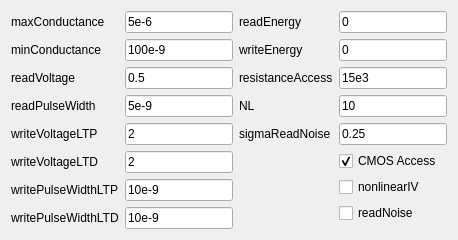
            <widget class="QWidget" name="tab_4">
             <attribute name="title">
              <string>Public</string>
             </attribute>
             <layout class="QHBoxLayout" name="horizontalLayout_8">
              <item>
               <layout class="QFormLayout" name="formLayout_18">
                <item row="0" column="0">
                 <widget class="QLabel" name="label_76">
                  <property name="text">
                   <string>maxConductance</string>
                  </property>
                 </widget>
                </item>
                <item row="0" column="1">
                 <widget class="QLineEdit" name="IHDevMaxConductance">
                  <property name="text">
                   <string>5e-6</string>
                  </property>
                 </widget>
                </item>
                <item row="1" column="0">
                 <widget class="QLabel" name="label_78">
                  <property name="text">
                   <string>minConductance</string>
                  </property>
                 </widget>
                </item>
                <item row="1" column="1">
                 <widget class="QLineEdit" name="IHDevMinConductance">
                  <property name="text">
                   <string>100e-9</string>
                  </property>
                 </widget>
                </item>
                <item row="2" column="0">
                 <widget class="QLabel" name="label_79">
                  <property name="text">
                   <string>readVoltage</string>
                  </property>
                 </widget>
                </item>
                <item row="2" column="1">
                 <widget class="QLineEdit" name="IHDevReadVoltage">
                  <property name="text">
                   <string>0.5</string>
                  </property>
                 </widget>
                </item>
                <item row="3" column="0">
                 <widget class="QLabel" name="label_81">
                  <property name="text">
                   <string>readPulseWidth</string>
                  </property>
                 </widget>
                </item>
                <item row="3" column="1">
                 <widget class="QLineEdit" name="IHDevReadPulseWidth">
                  <property name="text">
                   <string>5e-9</string>
                  </property>
                 </widget>
                </item>
                <item row="4" column="0">
                 <widget class="QLabel" name="label_82">
                  <property name="text">
                   <string>writeVoltageLTP</string>
                  </property>
                 </widget>
                </item>
                <item row="4" column="1">
                 <widget class="QLineEdit" name="IHDevWriteVoltageLTP">
                  <property name="text">
                   <string>2</string>
                  </property>
                 </widget>
                </item>
                <item row="5" column="0">
                 <widget class="QLabel" name="label_83">
                  <property name="text">
                   <string>writeVoltageLTD</string>
                  </property>
                 </widget>
                </item>
                <item row="5" column="1">
                 <widget class="QLineEdit" name="IHDevWriteVoltageLTD">
                  <property name="text">
                   <string>2</string>
                  </property>
                 </widget>
                </item>
                <item row="6" column="0">
                 <widget class="QLabel" name="label_84">
                  <property name="text">
                   <string>writePulseWidthLTP</string>
                  </property>
                 </widget>
                </item>
                <item row="6" column="1">
                 <widget class="QLineEdit" name="IHDevWritePulseWidthLTP">
                  <property name="text">
                   <string>10e-9</string>
                  </property>
                 </widget>
                </item>
                <item row="7" column="0">
                 <widget class="QLabel" name="label_80">
                  <property name="text">
                   <string>writePulseWidthLTD</string>
                  </property>
                 </widget>
                </item>
                <item row="7" column="1">
                 <widget class="QLineEdit" name="IHDevWritePulseWidthLTD">
                  <property name="text">
                   <string>10e-9</string>
                  </property>
                 </widget>
                </item>
               </layout>
              </item>
              <item>
               <layout class="QFormLayout" name="formLayout_19">
                <item row="0" column="0">
                 <widget class="QLabel" name="label_77">
                  <property name="text">
                   <string>readEnergy</string>
                  </property>
                 </widget>
                </item>
                <item row="0" column="1">
                 <widget class="QLineEdit" name="IHDevReadEnergy">
                  <property name="text">
                   <string>0</string>
                  </property>
                 </widget>
                </item>
                <item row="1" column="0">
                 <widget class="QLabel" name="label_85">
                  <property name="text">
                   <string>writeEnergy</string>
                  </property>
                 </widget>
                </item>
                <item row="1" column="1">
                 <widget class="QLineEdit" name="IHDevWriteEnergy">
                  <property name="text">
                   <string>0</string>
                  </property>
                 </widget>
                </item>
                <item row="2" column="0">
                 <widget class="QLabel" name="label_89">
                  <property name="text">
                   <string>resistanceAccess</string>
                  </property>
                 </widget>
                </item>
                <item row="2" column="1">
                 <widget class="QLineEdit" name="IHDevResistanceAccess">
                  <property name="text">
                   <string>15e3</string>
                  </property>
                 </widget>
                </item>
                <item row="3" column="0">
                 <widget class="QLabel" name="label_91">
                  <property name="text">
                   <string>NL</string>
                  </property>
                 </widget>
                </item>
                <item row="3" column="1">
                 <widget class="QLineEdit" name="IHDevNL">
                  <property name="text">
                   <string>10</string>
                  </property>
                 </widget>
                </item>
                <item row="4" column="0">
                 <widget class="QLabel" name="label_86">
                  <property name="text">
                   <string>sigmaReadNoise</string>
                  </property>
                 </widget>
                </item>
                <item row="4" column="1">
                 <widget class="QLineEdit" name="IHDevSigmaReadNoise">
                  <property name="text">
                   <string>0.25</string>
                  </property>
                 </widget>
                </item>
                <item row="5" column="1">
                 <widget class="QCheckBox" name="IHDevCMOSAccess">
                  <property name="text">
                   <string>CMOS Access</string>
                  </property>
                  <property name="checked">
                   <bool>true</bool>
                  </property>
                 </widget>
                </item>
                <item row="6" column="1">
                 <widget class="QCheckBox" name="IHDevNonlinearIV">
                  <property name="text">
                   <string>nonlinearIV</string>
                  </property>
                 </widget>
                </item>
                <item row="7" column="1">
                 <widget class="QCheckBox" name="IHDevReadNoise">
                  <property name="text">
                   <string>readNoise</string>
                  </property>
                 </widget>
                </item>
               </layout>
              </item>
             </layout>
            </widget>
